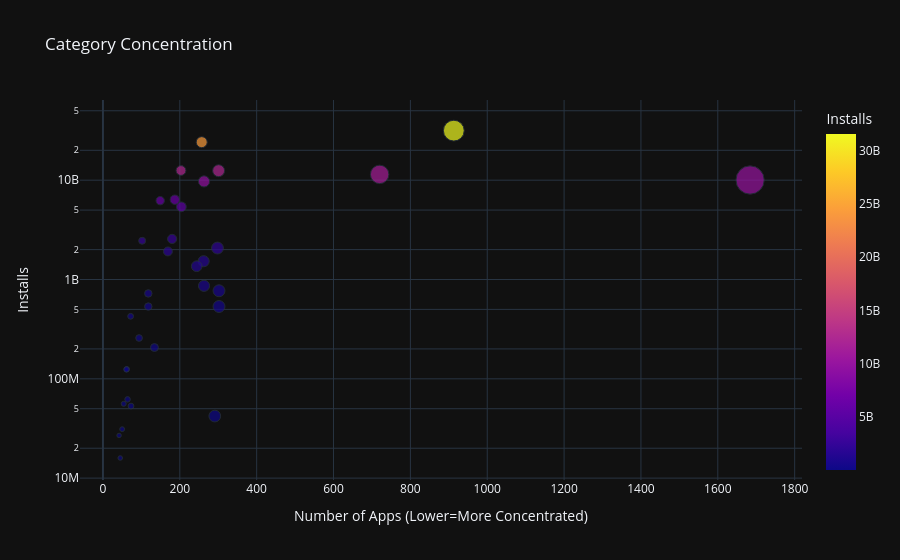

Notebook source saved alongside this figure:
### Code cell
scatter = px.scatter(df_installs_per_cat, # data
                    x='App', # column name
                    y='Installs',
                    title='Category Concentration',
                    size='App',
                    hover_name=df_installs_per_cat.index,
                    color='Installs')

scatter.update_layout(xaxis_title="Number of Apps (Lower=More Concentrated)",
                      yaxis_title="Installs",
                      yaxis=dict(type='log'))

scatter.show()

### Figure 1 — Plotly figure (JSON) as saved in the notebook; plotly's stock layout.template omitted (floating-point values rounded to 4 significant figures)
{"data": [{"hovertemplate": "<b>%{hovertext}</b><br><br>App=%{marker.size}<br>Installs=%{marker.color}<extra></extra>", "hovertext": ["GAME", "COMMUNICATION", "SOCIAL", "PRODUCTIVITY", "TOOLS", "FAMILY", "PHOTOGRAPHY", "TRAVEL_AND_LOCAL", "VIDEO_PLAYERS", "NEWS_AND_MAGAZINES", "SHOPPING", "ENTERTAINMENT", "PERSONALIZATION", "BOOKS_AND_REFERENCE", "SPORTS", "HEALTH_AND_FITNESS", "BUSINESS", "FINANCE", "MAPS_AND_NAVIGATION", "LIFESTYLE", "EDUCATION", "WEATHER", "FOOD_AND_DRINK", "DATING", "HOUSE_AND_HOME", "ART_AND_DESIGN", "LIBRARIES_AND_DEMO", "COMICS", "AUTO_AND_VEHICLES", "MEDICAL", "PARENTING", "BEAUTY", "EVENTS"], "legendgroup": "", "marker": {"color": [31543862717, 24152241530, 12513841475, 12463070180, 11440724500, 10041130590, 9721243130, 6361859300, 6221897200, 5393110650, 2563331540, 2455660000, 2074352930, 1916291655, 1528531465, 1361006220, 863518120, 770312400, 724267560, 534742120, 533852000, 426096500, 257777750, 206522410, 125082000, 124233100, 62083000, 56036100, 53129800, 42162676, 31116110, 26916200, 15949410], "coloraxis": "coloraxis", "size": [913, 257, 203, 301, 720, 1684, 263, 187, 149, 204, 180, 102, 298, 169, 262, 244, 263, 302, 118, 302, 118, 72, 94, 134, 62, 61, 64, 54, 73, 291, 50, 42, 45], "sizemode": "area", "sizeref": 4.21, "symbol": "circle"}, "mode": "markers", "name": "", "orientation": "v", "showlegend": false, "x": [913, 257, 203, 301, 720, 1684, 263, 187, 149, 204, 180, 102, 298, 169, 262, 244, 263, 302, 118, 302, 118, 72, 94, 134, 62, 61, 64, 54, 73, 291, 50, 42, 45], "xaxis": "x", "y": [31543862717, 24152241530, 12513841475, 12463070180, 11440724500, 10041130590, 9721243130, 6361859300, 6221897200, 5393110650, 2563331540, 2455660000, 2074352930, 1916291655, 1528531465, 1361006220, 863518120, 770312400, 724267560, 534742120, 533852000, 426096500, 257777750, 206522410, 125082000, 124233100, 62083000, 56036100, 53129800, 42162676, 31116110, 26916200, 15949410], "yaxis": "y", "type": "scatter"}], "layout": {"xaxis": {"anchor": "y", "domain": [0.0, 1.0], "title": {"text": "Number of Apps (Lower=More Concentrated)"}}, "yaxis": {"anchor": "x", "domain": [0.0, 1.0], "title": {"text": "Installs"}, "type": "log"}, "coloraxis": {"colorbar": {"title": {"text": "Installs"}}, "colorscale": [[0.0, "#0d0887"], [0.1111, "#46039f"], [0.2222, "#7201a8"], [0.3333, "#9c179e"], [0.4444, "#bd3786"], [0.5556, "#d8576b"], [0.6667, "#ed7953"], [0.7778, "#fb9f3a"], [0.8889, "#fdca26"], [1.0, "#f0f921"]]}, "legend": {"tracegroupgap": 0, "itemsizing": "constant"}, "title": {"text": "Category Concentration"}}}
